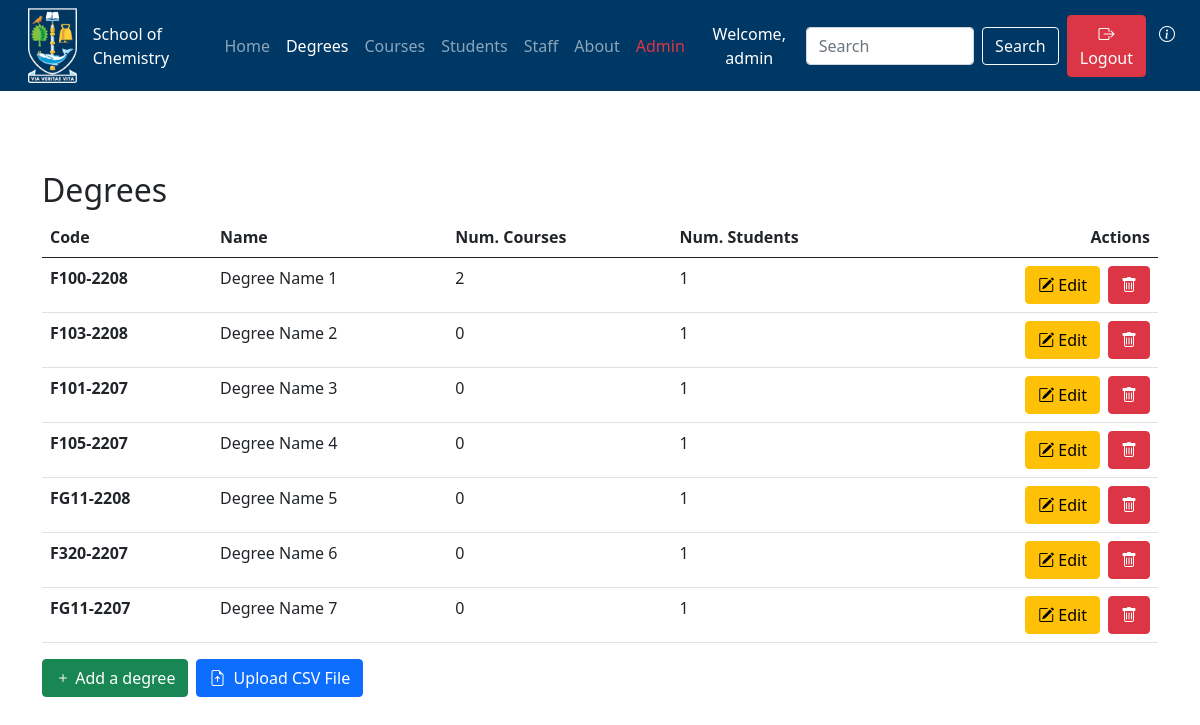
The page /chemapp/degrees/ (signed in) on the database its author committed.
### chemapp/models.py (models this page shows, shortened)
class Degree(models.Model):
    degreeCode = models.CharField(max_length=30,
                                  unique=True,
                                  help_text='eg.4H-CMC')
    name = models.CharField(max_length=200)
    numberOfCourses = models.PositiveIntegerField(default=0,
                                                  verbose_name="Number of Courses")
    numberOfStudents = models.PositiveIntegerField(default=0,
                                                   verbose_name="Number of Students")
    slug = models.SlugField(unique=True)

### chemapp/views.py (the view)
# urls.py: path('degrees/', views.degrees, name='degrees'),
@login_required
def degrees(request):
    degreesDict = {}
    degrees = Degree.objects.all()
    degreesDict['degrees'] = degrees
    return render(request, 'chemapp/degrees.html', context=degreesDict)

### templates/chemapp/degrees.html (shortened to what this page needs)
{% extends 'chemapp/base.html' %}
{% block body_block %}
<div class="container ">
  <h2> Degrees </h2>
    {% if degrees %}
    <table class="table table-hover">
    <thead>
      <tr>
        <th scope="col">Code</th>
        <th scope="col">Name</th>
        <th scope="col">Num. Courses</th>
        <th scope="col">Num. Students</th>
        <th scope="col" class="text-end">Actions</th>
      </tr>
    </thead>
    <tbody>
      {% for degree in degrees %}
      <tr>
        <th scope="row">{{ degree.degreeCode }} </th>
        <td>{{degree.name}}</td>
        <td>{{degree.numberOfCourses}}</td>
        <td>{{degree.numberOfStudents}}</td>
        <td>
          <div class="d-grid gap-2 d-md-flex justify-content-md-end">
            {% if perms.chemapp.change_degree %}
            <a class="btn btn-warning " href="{% url 'chemapp:edit_degree' degree_code_slug=degree.slug %}"><i class="bi bi-pencil-square"></i> Edit</a>
            {% endif %}
            {% if perms.chemapp.delete_degree %}
            <a type="button" class="btn btn-danger" data-bs-toggle="modal" data-bs-target="#A{{ degree.degreeCode }}"><i class="bi bi-trash"></i></a>
            {% endif %}
          </div>
          </div>
        </td>
      </tr>
      {% endfor %}
    {% else %}
        <h4>There are no degrees!</h4>
    {% endif %}
    {% if perms.chemapp.add_degree %}
    <div class="mt-3 d-grid gap-2 d-md-flex justify-content-md-start">
       <a class="btn btn-success " href="{% url 'chemapp:add_degree' %}"><i class="bi bi-plus"></i> Add a degree</a>
       <a class="btn btn-primary " href="{% url 'chemapp:upload_degree_csv' %}"><i class="pe-1 bi bi-file-earmark-arrow-up"></i>  Upload CSV File</a>
    </div>
    {% endif %}
{% endblock %}

### templates/chemapp/base.html (shortened to what this page needs)
<!DOCTYPE html>
{% include 'chemapp/message.html' %}
{% load static %}
<html lang="en">
<head>
  <link rel="stylesheet"  type="text/css" href="{% static 'css/style.css' %}">
  <link rel="stylesheet" href="https://cdn.jsdelivr.net/npm/bootstrap-icons@1.3.0/font/bootstrap-icons.css">
  <link href="https://cdn.jsdelivr.net/npm/bootstrap@5.0.0-beta1/dist/css/bootstrap.min.css" rel="stylesheet">
  <link rel="stylesheet" href="{% static 'js/jquery-ui/jquery-ui.min.css' %}" type="text/css" />
</head>
<div  id="topheader">
  <nav class="navbar  navbar-expand-lg navbar-dark text-white bg-logo mb-5 ">
    <div class="container-fluid text-white">
      <a class="navbar-brand" href="#">
        <a href="{% url 'chemapp:home' %}">
          <img src="{% static 'images/just_logo.png' %}" alt="UofG logo" height="75" class="me-3" >
        </a>
        School of Chemistry
      </a>
      <div class="collapse navbar-collapse" id="navbarNav">
        <ul class="navbar-nav me-auto mb-2 mb-lg-0">
          {% if user.is_authenticated %}
          <li class="nav-item ">
            <a class="nav-link  "  href="{% url 'chemapp:home' %}">Home</a>
          </li>
          <li class="nav-item">
            <a class="nav-link " href="{% url 'chemapp:degrees' %}">Degrees</a>
          </li>
          <li class="nav-item">
            <a class="nav-link" href="{% url 'chemapp:courses' %}">Courses</a>
          </li>
          <li class="nav-item">
            <a class="nav-link" href="{% url 'chemapp:students' %}">Students</a>
          </li>
          <li class="nav-item">
            <a class="nav-link" href="{% url 'chemapp:staff' %}">Staff</a>
          </li>
          <li class="nav-item">
            <a class="nav-link" href="{% url 'chemapp:about' %}">About</a>
          </li>
          {% if user.is_superuser %}
          <li class="nav-item">
            <a class="nav-link text-danger" href="/admin">Admin</a>
          </li>
          {% endif %}
        </ul>
        <form class="d-flex">
          <a class="btn text-white pe-none" type="submit">Welcome, {{request.user.username}}</a>
        </form>
        <form class="d-flex " action="{% url 'chemapp:search_site' %}" method="GET" value="{{request.GET.q}}">
          <input class="form-control me-2" type="Search" name="q" value="{{request.GET.q}}" placeholder="Search"/>
          <input class="btn btn-outline-light me-2"type="submit" name="submit" value="Search"/>
        </form>
        <form class="d-flex">
          <a type="button" class="btn btn-danger" data-bs-toggle="modal" data-bs-target="#logoutModal"><i class="bi bi-box-arrow-right"></i> Logout</a>
          <a type="button" class="btn text-white " data-bs-toggle="modal" data-bs-target="#HelpModal"><i class="bi bi-info-circle"></i> </a>
        </form>
        {% else %}
        <li class="nav-item">
          <a class="nav-link" href="{% url 'chemapp:login' %}">Login</a>
        </li>
      </ul>
      {% endif %}
    </div>
  </div>
</nav>
</div>
<body>
  <div class="mb-2">&nbsp;</div>
{% block body_block %}
{% endblock %}
</body>
</html>

### static/css/style.css (style rules this page uses)
.bg-logo { background-color: #003865; }
html { min-height:100%; }
body { min-height:100vh; padding-bottom: 50px; }

### rows shown on the page
Degree: degreeCode "F100-2208", name "Degree Name 1", numberOfCourses "2", numberOfStudents "1"
Degree: degreeCode "F103-2208", name "Degree Name 2", numberOfCourses "0", numberOfStudents "1"
Degree: degreeCode "F101-2207", name "Degree Name 3", numberOfCourses "0", numberOfStudents "1"
Degree: degreeCode "F105-2207", name "Degree Name 4", numberOfCourses "0", numberOfStudents "1"
Degree: degreeCode "FG11-2208", name "Degree Name 5", numberOfCourses "0", numberOfStudents "1"
Degree: degreeCode "F320-2207", name "Degree Name 6", numberOfCourses "0", numberOfStudents "1"
Degree: degreeCode "FG11-2207", name "Degree Name 7", numberOfCourses "0", numberOfStudents "1"

### other values the page prints
{{ request.user.username }} "admin"
